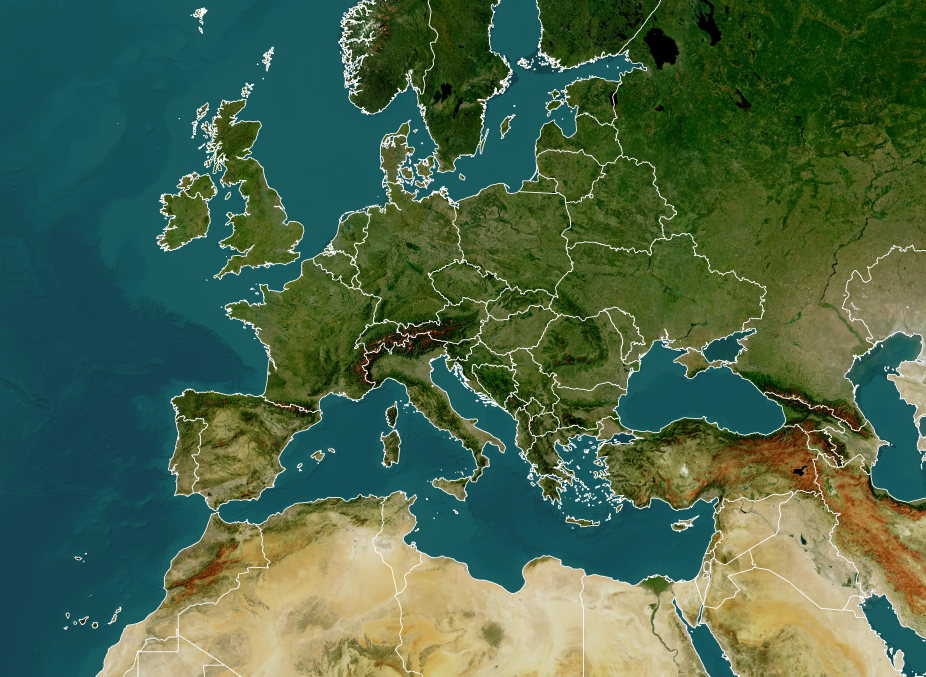
#> input picture site/images/maps/europe-base.webp, 3704 x 2706 px (shown at 1/4 size); its folder holds only this picture in this run
$ python preview_georef.py
#> lines starting #> are read from the running program, lines starting #| are printed output that depends on the picture
### tools/worldfile.py
"""Exact affine PNG world-file calibration for the two owner-supplied maps.

The .pgw files store the 6 affine coefficients, but not a CRS identifier.
The project explicitly *assumes EPSG:3857* after inspecting map geography
and bounds. Publication is rejected if this CRS/extent contract fails.
"""
from dataclasses import dataclass
from pathlib import Path
import math
import numpy as np

R=6378137.0

@dataclass(frozen=True)
class WorldFile:
    A: float
    D: float
    B: float
    E: float
    C: float
    F: float

    @classmethod
    def read(cls, filename):
        vals=[float(x) for x in Path(filename).read_text(encoding='utf-8-sig').split()]
        if len(vals)!=6 or not all(math.isfinite(v) for v in vals):
            raise ValueError('Expected six finite .pgw coefficients')
        obj=cls(*vals)
        if obj.A<=0 or obj.E>=0 or abs(obj.B)>1e-7 or abs(obj.D)>1e-7:
            raise ValueError('Only north-up EPSG:3857 world files are supported')
        if not 200<obj.A<10000 or not -10000<obj.E<-200:
            raise ValueError('Unexpected map resolution; check world file and CRS')
        return obj

    # [32 lines left out: functions image_to_lonlat, lonlat_to_image, verify, not called in this run]

### tools/preview_georef.py
"""Create QA coordinate-grid previews ONLY (not meteorological forecasts)."""
from PIL import Image,ImageDraw,ImageFont
from pathlib import Path
import sys
ROOT=Path(__file__).resolve().parents[1]
sys.path.insert(0,str(ROOT/'tools'))
from worldfile import WorldFile
OUT=ROOT/'tests/v7-screenshots'
OUT.mkdir(parents=True,exist_ok=True)
for region in ['europe','levant']:
    image=Image.open(ROOT/'site/images/maps'/f'{region}-base.webp').convert('RGB')
#> image is the input picture: PIL image 3704x2706 RGB; mean R, G, B 72.8, 100.9, 72.4
    image.thumbnail((1000,1400),Image.Resampling.LANCZOS)
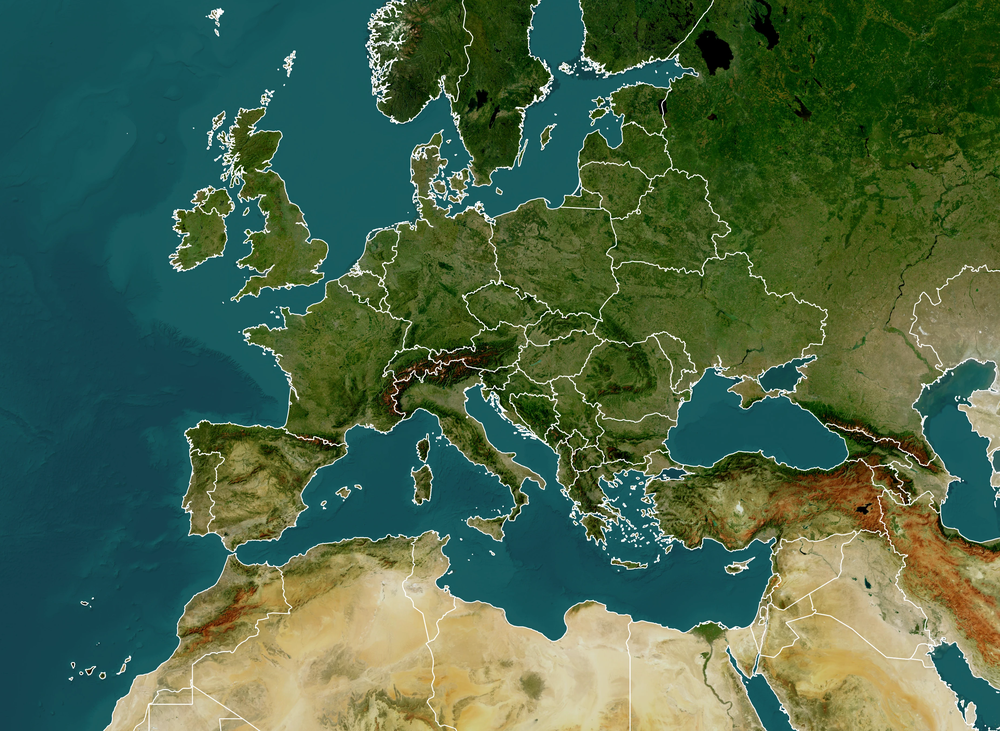
#> image: PIL image 1000x731 RGB; mean R, G, B 72.8, 100.9, 72.4
    W,H=image.size;orig={'europe':(4500,5625),'levant':(3240,4050)}[region]
#> after `W, H = image.size`: W = 1000; H = 731
    fx=W/orig[0];fy=H/orig[1]
#> after `fx = W / orig[0]`: fx = 0.222
#> after `fy = H / orig[1]`: fy = 0.13
#> (the run stopped early here; a loop or call above may not have finished)
